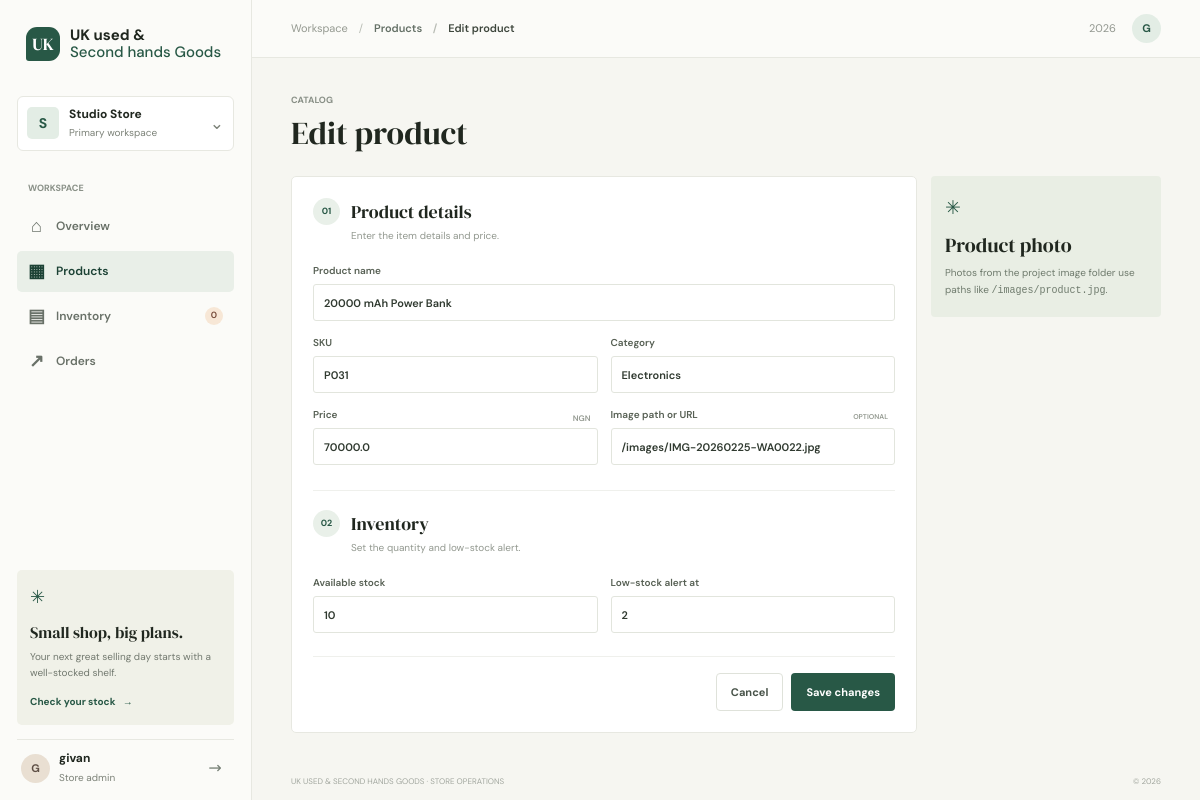
The app's page /products/53/edit (signed in) with its own data.
### tables this page shows
CREATE TABLE products (
                id INTEGER PRIMARY KEY AUTOINCREMENT,
                name TEXT NOT NULL,
                sku TEXT UNIQUE NOT NULL,
                category TEXT NOT NULL,
                price REAL NOT NULL CHECK (price >= 0),
                stock INTEGER NOT NULL DEFAULT 0 CHECK (stock >= 0),
                reorder_level INTEGER NOT NULL DEFAULT 5 CHECK (reorder_level >= 0),
                image_url TEXT NOT NULL DEFAULT '',
                created_at TEXT NOT NULL
            , is_active INTEGER NOT NULL DEFAULT 1);

### app.py (the view)
@app.route('/products/<int:product_id>/edit', methods=['GET', 'POST'])
@login_required
def edit_product(product_id):
    with database() as db:
        product = db.execute(
            'SELECT * FROM products WHERE id = ? AND is_active = 1', (product_id,)
        ).fetchone()
    if product is None:
        abort(404)
    if request.method == 'POST':
        response = save_product(product_id)
        if response:
            return response
    return render_template('product_form.html', product=product)

### app.py (called while the page is built)
@contextmanager
def database():
    connection = sqlite3.connect(app.config['DATABASE'])
    connection.row_factory = sqlite3.Row
    connection.execute('PRAGMA foreign_keys = ON')
    try:
        yield connection
        connection.commit()
    except Exception:
        connection.rollback()
        raise
    finally:
        connection.close()

def login_required(view):
    @wraps(view)
    def wrapped(**kwargs):
        if 'user_id' not in session:
            return redirect(url_for('login', next=request.path))
        return view(**kwargs)
    return wrapped

@app.context_processor
def inject_shell_data():
    low_stock = 0
    if 'user_id' in session:
        with database() as db:
            low_stock = db.execute(
                'SELECT COUNT(*) FROM products WHERE is_active = 1 AND stock <= reorder_level'
            ).fetchone()[0]
    return {
        'current_year': date.today().year,
        'current_date': date.today().strftime('%A, %B %d'),
        'active_page': request.endpoint or '',
        'nav_low_stock': low_stock,
    }

### templates/product_form.html (shortened to what this page needs)
{% extends 'base.html' %}
{% block breadcrumb %}<a href="{{ url_for('products') }}">Products</a> <span>/</span> {{ 'Edit product' if product else 'New product' }}{% endblock %}
{% block content %}
<section class="page-heading">
  <span class="eyebrow">CATALOG</span>
  <h1>{{ 'Edit product' if product else 'Add a product' }}</h1>
</section>
<section class="form-layout">
  <form class="panel form-panel" method="post">
    <div class="form-section-heading">
      <span class="form-step">01</span>
      <div><h2>Product details</h2><p>Enter the item details and price.</p></div>
    </div>
    <div class="form-grid">
      <label class="field-span-2">Product name
        <input name="name" required maxlength="120" value="{{ product.name if product else '' }}" placeholder="e.g. Running shoes">
      </label>
      <label>SKU
        <input name="sku" required maxlength="40" value="{{ product.sku if product else '' }}" placeholder="e.g. P001">
      </label>
      <label>Category
        <input name="category" required maxlength="60" value="{{ product.category if product else '' }}" placeholder="e.g. Footwear">
      </label>
      <label>Price <span class="field-suffix">NGN</span>
        <input type="number" name="price" required min="0" step="0.01" value="{{ product.price if product else '' }}" placeholder="0.00">
      </label>
      <label>Image path or URL <span class="optional-label">OPTIONAL</span>
        <input type="text" name="image_url" value="{{ product.image_url if product else '' }}" placeholder="/images/product.jpg">
      </label>
    </div>
    <div class="form-section-heading inventory-form-heading">
      <span class="form-step">02</span>
      <div><h2>Inventory</h2><p>Set the quantity and low-stock alert.</p></div>
    </div>
    <div class="form-grid">
      <label>Available stock
        <input type="number" name="stock" required min="0" step="1" value="{{ product.stock if product else 0 }}">
      </label>
      <label>Low-stock alert at
        <input type="number" name="reorder_level" required min="0" step="1" value="{{ product.reorder_level if product else 5 }}">
      </label>
    </div>
    <div class="form-actions">
      <a class="button button-secondary" href="{{ url_for('products') }}">Cancel</a>
      <button class="button button-primary" type="submit">{{ 'Save changes' if product else 'Add product' }}</button>
    </div>
  </form>
  <aside class="form-aside">
    <span class="aside-mark">✳</span>
    <h3>Product photo</h3>
    <p>Photos from the project image folder use paths like <code>/images/product.jpg</code>.</p>
  </aside>
</section>
{% endblock %}

### static/css/styles.css (style rules this page uses)
:root { color-scheme: light; --paper: #f6f6f1; --surface: #fff; --ink: #20271f; --muted: #7c8278; --line: #e7e8e1; --forest: #285846; --forest-dark: #1c4235; --mint: #e3ede5; --yellow: #f0d274; --coral: #d8775d; --blue: #718ca2; --pink: #c88f92; --shadow: 0 14px 34px rgba(32, 39, 31, .055); --sans: 'DM Sans', 'Segoe UI', sans-serif; --display: 'DM Serif Display', Georgia, serif; }
* { box-sizing: border-box; }
body { margin: 0; background: var(--paper); color: var(--ink); font: 14px/1.5 var(--sans); }
a { color: inherit; text-decoration: none; }
button, input, select { font: inherit; }
button, a, select { -webkit-tap-highlight-color: transparent; }
button { color: inherit; }
.nav-label, .eyebrow { color: #899087; font-size: 9px; font-weight: 700; letter-spacing: 0; }
.breadcrumb span { padding: 0 8px; color: #b8bcb4; }
.breadcrumb a { color: #647066; }
.page-heading { margin-bottom: 25px; }
.page-heading .eyebrow { display: block; margin-bottom: 7px; }
h1, h2, h3, p { margin-top: 0; }
h1 { margin-bottom: 5px; font: 32px/1.15 var(--display); letter-spacing: 0; }
.button { min-height: 38px; display: inline-flex; align-items: center; justify-content: center; gap: 10px; padding: 0 14px; border: 1px solid transparent; border-radius: 4px; cursor: pointer; font-size: 11px; font-weight: 700; white-space: nowrap; transition: background .16s ease, transform .16s ease; }
.button-primary { color: #fff; background: var(--forest); }
.button-secondary { border-color: #dfe2da; color: #485349; background: #fff; }
.panel { border: 1px solid var(--line); border-radius: 5px; background: var(--surface); }
.panel h2, .panel-heading h2 { margin: 0; font: 20px/1.2 var(--display); letter-spacing: 0; }
.form-layout { display: grid; grid-template-columns: minmax(0, 1fr) 230px; align-items: start; gap: 14px; }
.form-panel { padding: 21px; }
.form-section-heading { display: flex; align-items: flex-start; gap: 11px; margin-bottom: 20px; }
.form-step { width: 27px; height: 27px; flex: 0 0 auto; display: grid; place-items: center; border-radius: 50%; color: var(--forest); background: #e9f0e9; font-size: 9px; font-weight: 700; }
.form-section-heading h2 { margin: 1px 0 4px; font: 18px var(--display); }
.form-section-heading p { margin: 0; color: #92988f; font-size: 10px; }
.form-grid { display: grid; grid-template-columns: repeat(2, minmax(0, 1fr)); gap: 14px 13px; }
.form-grid label, .form-stack label { position: relative; display: flex; flex-direction: column; gap: 6px; color: #576054; font-size: 10px; font-weight: 600; }
.form-grid input, .form-stack input, .status-form select { width: 100%; height: 37px; padding: 0 10px; border: 1px solid #e2e5dd; border-radius: 3px; outline: 0; color: #303a30; background: #fff; font-size: 11px; }
.form-grid input::placeholder, .form-stack input::placeholder { color: #b1b5ae; }
.field-span-2 { grid-column: span 2; }
.field-suffix, .optional-label { position: absolute; top: 1px; right: 1px; padding: 4px 6px; color: #949a91; font-size: 8px; }
.optional-label { font-size: 7px; }
.inventory-form-heading { margin-top: 25px; padding-top: 19px; border-top: 1px solid #eff0ec; }
.form-actions { display: flex; justify-content: flex-end; gap: 8px; margin-top: 23px; padding-top: 16px; border-top: 1px solid #eff0ec; }
.form-aside { padding: 18px 14px; border-radius: 4px; background: #e9eee4; }
.aside-mark { color: var(--forest); font-size: 19px; }
.form-aside h3 { margin: 10px 0 7px; font: 20px/1.22 var(--display); }
.form-aside p { margin: 0; color: #6f7b6d; font-size: 10px; line-height: 1.7; }

### records on screen
products: name "20000 mAh Power Bank", sku "P031", category "Electronics", price "70000.0", image_url "/images/IMG-20260225-WA0022.jpg", stock "10", reorder_level "2"

### other values on screen
{{ nav_low_stock|default(0) }} "0"
{{ session.get('username', 'A')[:1]|upper }} "G"
{{ session.get('username', 'Admin') }} "givan"
{{ 'Edit product' if product else 'New product' }} "Edit product"
{{ 'Edit product' if product else 'Add a product' }} "Edit product"
{{ 'Save changes' if product else 'Add product' }} "Save changes"
